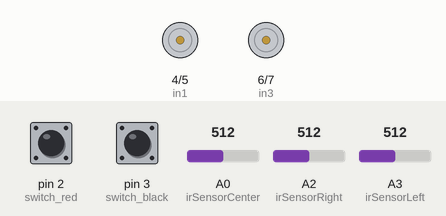
This sketch was run on a simulated Arduino Uno, built with avr-gcc and run on an emulated ATmega328P. Parts: motor-driver pin pairs drawn as motors (green arrow = first pin HIGH = forward, orange = second pin HIGH = backward, longer = more drive, scaled by the enable pin). The inputs (shaded band) are chosen by the test bench; at power-on: pin 3 (switch_black) HIGH, A0 (irSensorCenter) = 512, A3 (irSensorLeft) = 512, pin 2 (switch_red) HIGH, A2 (irSensorRight) = 512.

Above: at 1.2 s.
1.3 s: pin 3 (switch_black) pulled LOW for 0.15 s
At 1.9 s:
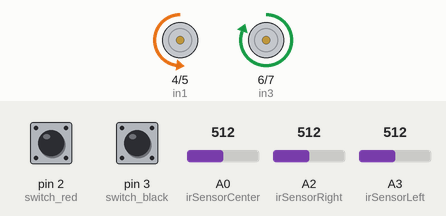
2.9 s: A0 (irSensorCenter) set to 316
4.4 s: A0 (irSensorCenter) set to 285
At 5.5 s:
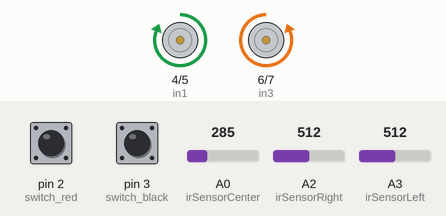
5.9 s: A3 (irSensorLeft) set to 795
7.4 s: A3 (irSensorLeft) set to 826
At 7.7 s:
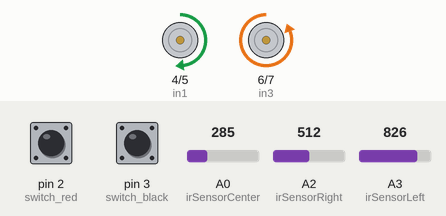
8.9 s: pin 2 (switch_red) pulled LOW for 0.15 s
At 10.1 s:
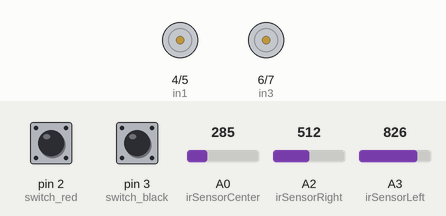
Timing chart, 0 to 11.5 s (numbered marks = the images above; inputs shaded):
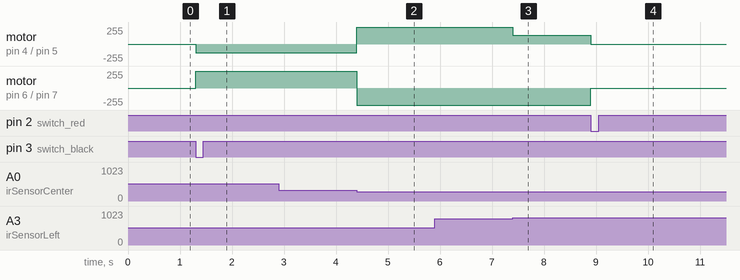

The sketch:

seite.ino
```cpp
const int in1 =4;
const int in2 = 5;
const int in3= 6;
const int in4 = 7;
const int enA = 9;
const int enB = 8;

#define switch_red 2
#define switch_black 3
#define irSensorRight A2
#define irSensorCenter A0
#define irSensorLeft A3  // Hinzugefügter Sensor auf der linken Seite
bool program_state = false;

// Values for the front to decide if you move forward/backwards
#define FRONT_NO_SPACE 300
#define FRONT_MUCH_SPACE 150

// Difference for deciding when to turn left/right/do neither
//#define HIGH_DIFFERENCE
  #define MEDIUM_DIFFERENCE 300
//#define SMALL_DIFFERENCE

// Speeds
#define SLOW_SPEED 130
#define MEDIUM_SPEED  150
#define HIGH_SPEED  255

// mode Values
#define VORWAERTS 1
#define TURN_LEFT 2
#define TURN_RIGHT 3
#define BACKWARDS 4

void drive(int mode, int speed_one, int speed_two);


void setup() {
  Serial.begin(9600);
  pinMode(in1, OUTPUT);
  pinMode(in2, OUTPUT);
  pinMode(in3, OUTPUT);
  pinMode(in4, OUTPUT);
  pinMode(enA, OUTPUT);
  pinMode(enB, OUTPUT);
  pinMode(switch_red, INPUT_PULLUP);
  pinMode(switch_black, INPUT_PULLUP);
}

void loop() {
  /*
  while(true){
    digitalWrite(in1, HIGH);
    digitalWrite(in2, LOW);
    digitalWrite(in3, LOW);
    digitalWrite(in4, HIGH);
    analogWrite(enA, HIGH_SPEED);
    analogWrite(enB, HIGH_SPEED);
    delay(5000);
    digitalWrite(in1, LOW);
    digitalWrite(in2, HIGH);
    digitalWrite(in3, LOW);
    digitalWrite(in4, HIGH);
    analogWrite(enA, HIGH_SPEED);
    analogWrite(enB, HIGH_SPEED);
    delay(5000);
  }
  //*/
  // Überprüfe den Zustand der Schalter
  if (digitalRead(switch_black) == LOW) {
    program_state = true;
  }

  if (digitalRead(switch_red) == LOW) {
    program_state = false;
    analogWrite(enA, 0);
    analogWrite(enB, 0);
  }

    /*Serial.println("Werte L/M/R");
    Serial.println(analogRead(irSensorLeft));
    Serial.println(analogRead(irSensorCenter));
    Serial.println(analogRead(irSensorRight));
    delay(500);*/

  // Schalte den Motorcontroller ein, wenn im Programmzustand
  if (program_state) {
    // Lesen der Infrarotsensoren
    int infraredValueRight = analogRead(irSensorRight);
    int infraredValueCenter = analogRead(irSensorCenter);
    int infraredValueLeft = analogRead(irSensorLeft);  // Lesen des linken Sensors

    if( infraredValueCenter >= FRONT_NO_SPACE ){
      drive(BACKWARDS, SLOW_SPEED, SLOW_SPEED); // Rückwärts fahren, da kein Platz vorne
    } else {
      int diff = infraredValueLeft - infraredValueRight;

      if(diff >= MEDIUM_DIFFERENCE || diff <= -MEDIUM_DIFFERENCE){
        if(diff > 0){
          drive(TURN_RIGHT, SLOW_SPEED, MEDIUM_SPEED); // Langsam nach rechts fahren
        } else {
          drive(TURN_LEFT, MEDIUM_SPEED, SLOW_SPEED); // Langsam nach links fahren
        }
      } else if(infraredValueCenter > FRONT_MUCH_SPACE) { // Kein großer Unterschied zwischen links/rechts UND Platz vorne -> Vorwärts fahren
        drive(VORWAERTS, HIGH_SPEED, HIGH_SPEED); // Schnell vorwärts fahren
      } else {
        drive(VORWAERTS, SLOW_SPEED, SLOW_SPEED); // Langsam vorwärts fahren, auf Platz rechts/links warten
      }
    }
  }
}

void drive(int mode, int speed_one, int speed_two){
  bool Dir_in1; // Richtung des Eingangs eins
  bool Dir_in2;
  bool Dir_in3;
  bool Dir_in4;
  switch (mode){
    case VORWAERTS:
      Dir_in1 = HIGH;
      Dir_in2 = LOW;
      Dir_in3 = LOW;
      Dir_in4 = HIGH;
      break;
     case TURN_LEFT:
      Dir_in1 = LOW;
      Dir_in2 = HIGH;
      Dir_in3 = HIGH;
      Dir_in4 = LOW;
      break;
    case TURN_RIGHT:
      Dir_in1 = HIGH;
      Dir_in2 = LOW;
      Dir_in3 = LOW;
      Dir_in4 = HIGH;
      break;
    case BACKWARDS:
      Dir_in1 = LOW;
      Dir_in2 = HIGH;
      Dir_in3 = HIGH;
      Dir_in4 = LOW;
      break;
    default:
      Serial.print("Hier sollte er nie rein, error nicht behandelt, mode = ");
      Serial.println(mode);
      exit(-1); // Das Programm stoppen, das sollte NIE passieren.
  }
  /*
    Serial.print("Mode: ");
    Serial.println(mode);
    Serial.print("Dir_in1:");
    Serial.print(Dir_in1);
    Serial.print("\tDir_in2:");
    Serial.print(Dir_in2);
    Serial.print("\tDir_in3:");
    Serial.print(Dir_in3);
    Serial.print("\tDir_in4:");
    Serial.print(Dir_in4);
    Serial.print("\n");
  //*/
  digitalWrite(in1, Dir_in1);
  digitalWrite(in2, Dir_in2);
  digitalWrite(in3, Dir_in3);
  digitalWrite(in4, Dir_in4);
  analogWrite(enA, speed_one);
  analogWrite(enB, speed_two);
}
```

Measured:
- the behaviour switches between 300 and 299 on A0 (irSensorCenter) (found by bisection; images 1 and 2)
- the behaviour switches between 811 and 812 on A3 (irSensorLeft) (found by bisection; images 2 and 3)
- after the input at 1.3 s, motor on pin 4 (in1) / pin 5 (in2): stopped → backward 130/255 at once; motor on pin 6 (in3) / pin 7 (in4): stopped → forward 255/255 at once
- after the input at 2.9 s, every drawn part: stays the same
- after the input at 4.4 s, motor on pin 4 (in1) / pin 5 (in2): backward 130/255 → forward 255/255 at once; motor on pin 6 (in3) / pin 7 (in4): forward 255/255 → backward 255/255 at once
- after the input at 5.9 s, every drawn part: stays the same
- after the input at 7.4 s, motor on pin 4 (in1) / pin 5 (in2): forward 255/255 → forward 130/255 at once
- after the input at 8.9 s, motor on pin 4 (in1) / pin 5 (in2): forward 130/255 → stopped at once; motor on pin 6 (in3) / pin 7 (in4): backward 255/255 → stopped at once
